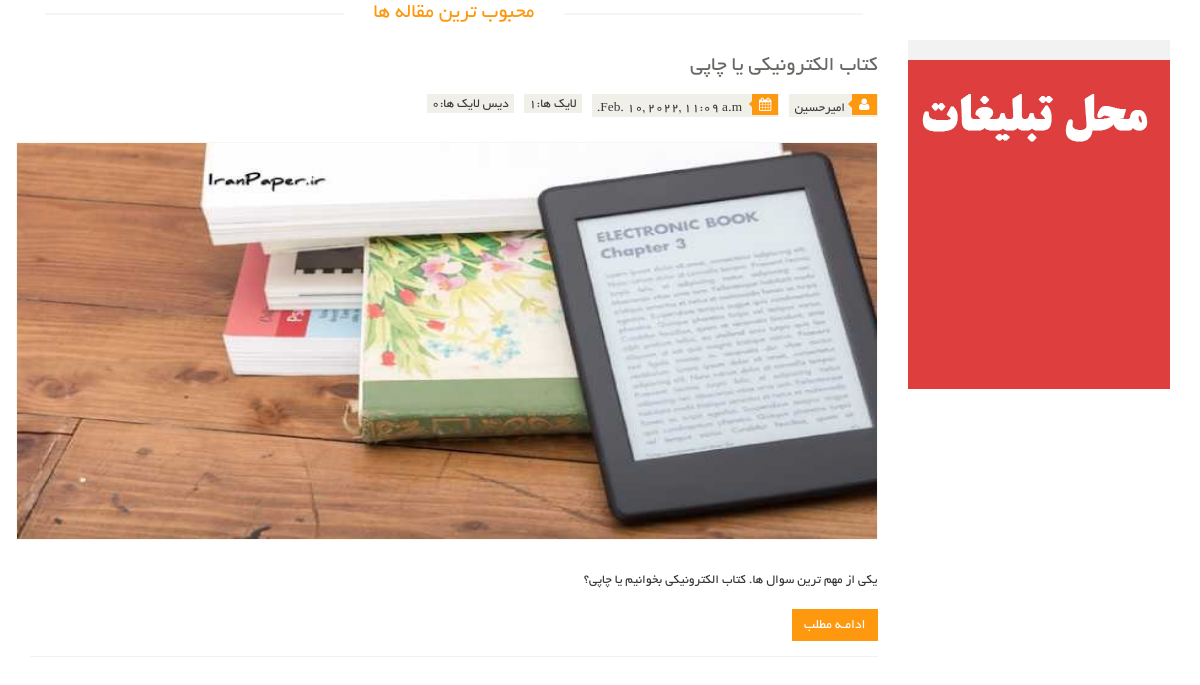
The page /blogs/show/کتاب-الکترونیکی-یا-چاپی on the database its author committed.
### blogs/models.py (models this page shows, shortened)
class blogs(models.Model):
    title = models.CharField(max_length=500)
    author = models.ForeignKey(User, on_delete=models.CASCADE,related_name='blogauthor', null=True)
    content = models.TextField()
    short_description = models.TextField()
    created_at = models.DateTimeField(auto_now_add=True, null=True)
    image = models.ImageField(upload_to='images',null=True,blank=True)
    likes = models.ManyToManyField(User, related_name='bloglikes',blank=True)
    dislike = models.ManyToManyField(User, related_name='blogdislikes',blank=True)
    slug = models.SlugField(default=uuid.uuid1,unique=True,allow_unicode=True,null=True,blank=True)
    rate = models.IntegerField(null=True,blank=True)

### account/models.py (models this page shows, shortened)
class User(AbstractUser):
    special_user = models.DateTimeField(default=timezone.now,verbose_name='تایم کاربر ویژه')
    is_verify = models.BooleanField(default=False)
    auth_token = models.CharField(max_length=100,null=True)
    created_at = models.DateTimeField(auto_now_add=True,null=True)
    image = models.ImageField(upload_to='profileimages',null=True,blank=True)
    shortdes = models.TextField(null=True,blank=True)
    content = models.TextField(null=True,blank=True)
    slug = models.SlugField(default=uuid.uuid1, unique=True, allow_unicode=True, null=True, blank=True)
    rate = models.IntegerField(null=True, blank=True)
    def Is_special_user(self):
        if self.special_user > timezone.now():
            return True
        else:
            return False
    Is_special_user.boolean = True
    Is_special_user.short_description = 'وضعیت کاربر ویژه'

### blogs/views.py (the view)
# urls.py: path('show/<slug>', views.blogshow, name='blogshow'),
def blogshow(request,slug):
    if slug == 'newest':
        forshow = blogs.objects.all().order_by("-id")
        what = 'اخرین مقاله ها'
    else:
        forshow = blogs.objects.all().order_by("-rate")
        what = 'محبوب ترین  مقاله ها'
    return render(request,'blogs/blogshow.html',{'blogs':forshow,'what' : what})

### blogs/templates/blogs/blogshow.html (shortened to what this page needs)
{% extends 'shared/layout.html' %}
{% block content %}
<section>
		<div class="container">
			<div class="row">
				<div class="col-sm-9">
					<div class="blog-post-area">
						<h2 class="title text-center">{{ what }}</h2>
                        {% for blog in blogs %}
						<div class="single-blog-post">
							<h3>{{ blog.title }}</h3>
							<div class="post-meta">
								<ul>
									<li><i class="fa fa-user"></i>{{ blog.author }}</li>
									<li><i class="fa fa-calendar"></i> {{ blog.created_at }}</li>
                                           <li>لایک ها:{{ blog.likes.count}}</li>
                                    <li>دیس لایک ها:{{ blog.dislike.count}}</li>
								</ul>
							</div>
							<a href={% url 'blogsdetail' blog.slug %}>
								<img style="width: 862px;height: 398px" src="{{ blog.image.url }}" alt="">
							</a>
							<p>{{ blog.short_description }}</p>
							<a href={% url 'blogsdetail' blog.slug %} class="btn btn-primary" href="">ادامـه مطلب</a>
						</div>
                            {% endfor %}
					</div>
				</div>
				<div class="col-sm-3">
					<div class="left-sidebar">
						<div class="shipping text-center">
							<img src="/static/images/New/17.jpg" alt="" />
						</div>
					</div>
				</div>
			</div>
		</div>
	</section>
{% endblock %}

### static/css/main.css (style rules this page uses)
body { font-family: 'BYekan'; font-size: 10pt; position: relative; font-weight: normal; direction: rtl; }
ul li { list-style: none; }
a { -webkit-transition: 300ms; -moz-transition: 300ms; -o-transition: 300ms; transition: 300ms; }
h1, h2, h3, h4, h5, h6 { font-family: 'BYekan', sans-serif; }
.left-sidebar h2:after, h2.title:after { content: " "; position: absolute; border: 1px solid #f5f5f5; bottom:8px; right: 0; width: 100%; height: 0; z-index: -2; }
h2.title:before { content: " "; position: absolute; background: #fff; bottom: -6px; width: 220px; height: 30px; z-index: -1; right: 50%; margin-right: -110px; }
.shipping { background-color: #F2F2F2; margin-top: 40px; overflow: hidden; padding-top: 20px; position: relative; }
h2.title { color: #FE980F; font-family: 'BYekan', sans-serif; font-size: 16pt; font-weight: 400; margin: 0 15px; text-transform: uppercase; margin-bottom: 30px; position: relative; }
.single-blog-post { border-bottom: 1px solid #f2f2f2; padding-bottom: 15px; }
.blog-post-area .single-blog-post h3 { color: #696763; font-size: 16pt; font-family: 'BYekan',sans-serif; text-transform: uppercase; font-weight: 500; margin-bottom: 17px; }
.blog-post-area .single-blog-post a img { border: 1px solid #F7F7F0; width: 100%; margin-bottom: 30px }
.blog-post-area .single-blog-post p { color: #363432; text-align: justify; }
.blog-post-area .post-meta { display: block; margin-bottom: 25px; overflow: hidden; }
.blog-post-area .post-meta ul { padding:0; display: inline; }
.blog-post-area .post-meta ul li { background:#F0F0E9; float: right; margin-left: 10px; padding: 0 5px; font-size: 10pt; color: #393b3b; position: relative; }
.blog-post-area .post-meta ul li i { background:#FE980F; color: #FFFFFF; margin-right: -4px; margin-left: 7px; padding: 4px 7px; }
.sinlge-post-meta li i:after, .blog-post-area .post-meta ul li i:after { content: ""; position: absolute; width: auto; height: auto; border-color:transparent #FE980F transparent transparent ; border-width:4px; border-style: solid; top:6px; right:26px; }
.blog-post-area .single-blog-post .btn-primary { background:#FE980F; border: medium none; border-radius: 0; color: #FFFFFF; margin-top: 10px; }
.btn.btn-primary { background:#FE980F; border: 0 none; border-radius: 0; margin-top: 16px; }

### rows shown on the page
blogs: title "کتاب الکترونیکی یا چاپی", author "امیرحسین", created_at "Feb. 10, 2022, 11:09 a.m.", likes.count "1", dislike.count "0", image (picture), short_description "یکی از مهم ترین سوال ها. کتاب الکترونیکی بخوانیم یا چاپی؟"
